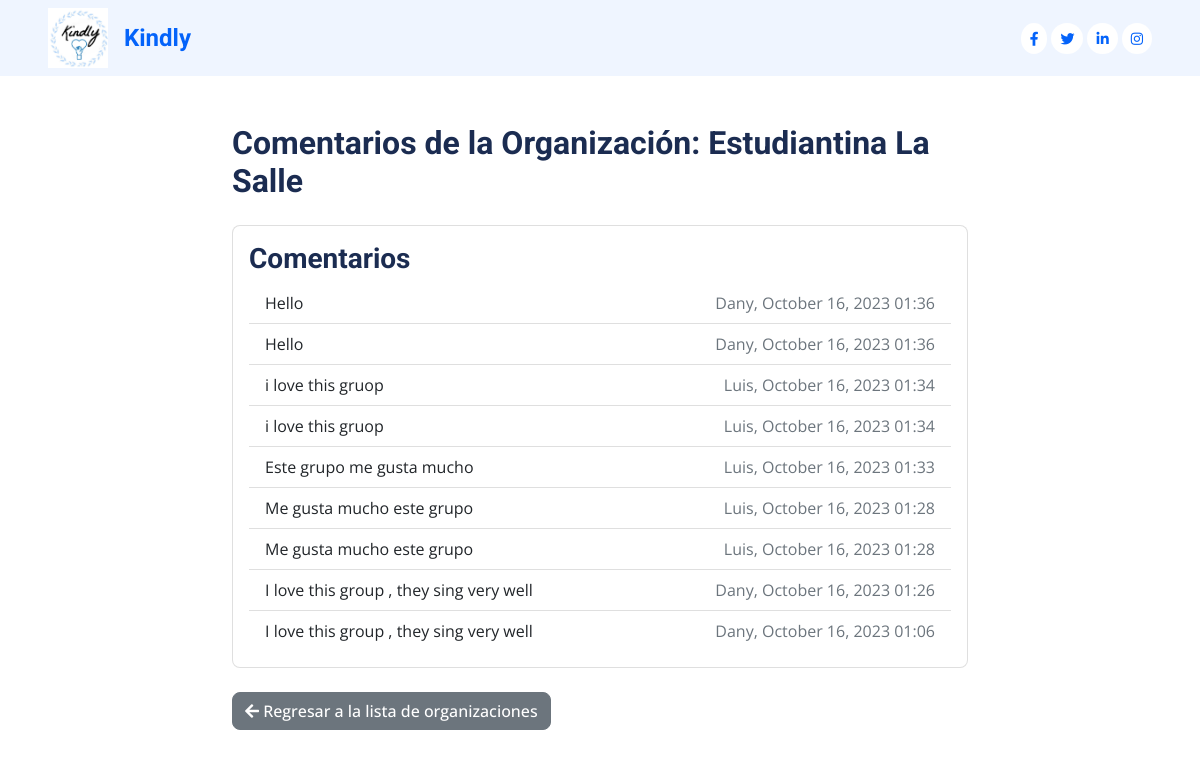
/comunidad/organization/13/comments/ (signed in), run on an earlier commit of the app's database.
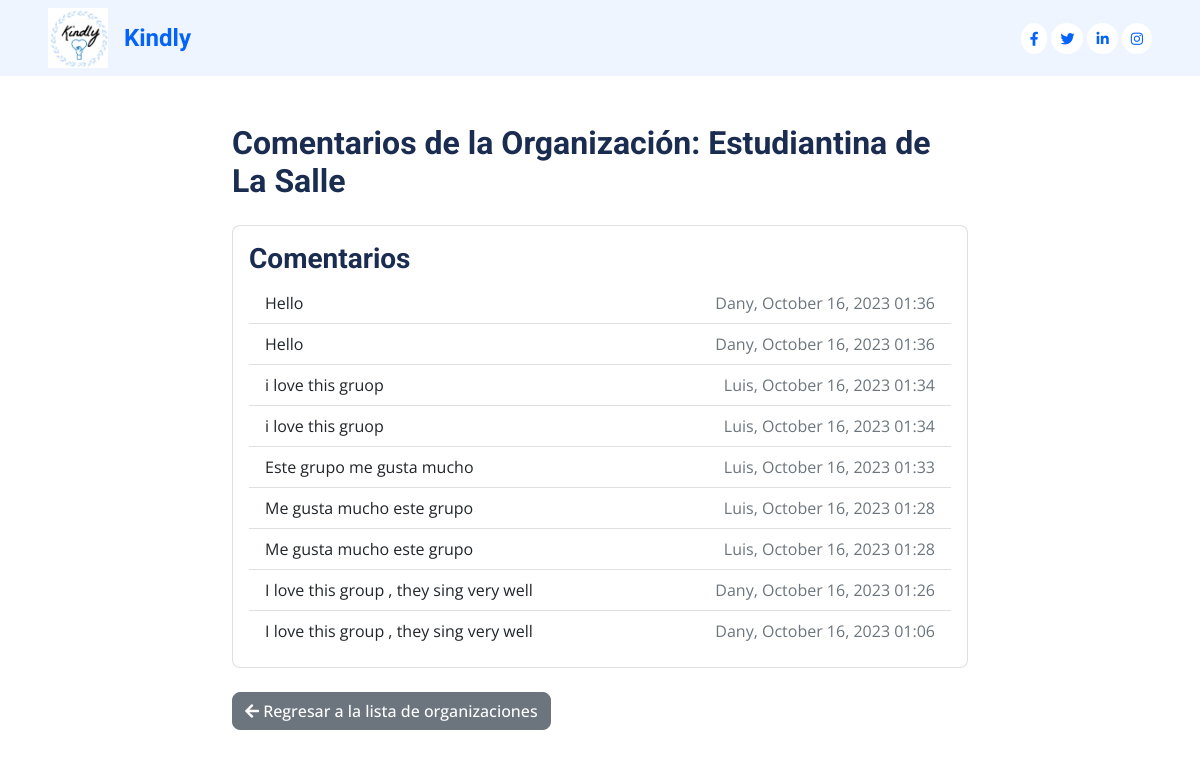
And on a later commit of the database.
### comunidad/models.py (models this page shows)
class Organization1(models.Model):
    TYPES_CHOICES = [
        ('Derechos Humanos','Derechos Humanos'),
        ('Medio Ambiente','Medio Ambiente'),
        ('Salud','Salud'),
        ('Educación','Educación'),
        ('Animales','Animales'),
        ('Cultural y Arte','Cultural y Arte'),
        ('Alivio de la Pobreza','Alivio de la Pobreza'),
        ('Derechos de los Refugiados','Derechos de los Refugiados')
    ]
    VOLUNTEER_CHOICES = [
        ('1-10', '1 a 10'),
        ('10-30', '10 a 30'),
        ('30-50', '30 a 50'),
        ('+ 50', '+ 50'),
    ]
    organization_name = models.CharField(max_length=500, validators=[RegexValidator(r'^[a-zA-Z0-9\s,.]*$', 'Ingresa un nombre válido')])
    organization_mail = models.EmailField(max_length=300, unique=True)
    organization_address = models.CharField(max_length=800)
    organization_web = models.CharField(max_length=400)
    organization_description = models.TextField(max_length=2000)
    organization_type = models.CharField(max_length=300, choices=TYPES_CHOICES)
    volunteer_count = models.CharField(max_length=10, choices=VOLUNTEER_CHOICES,null=True)
    created_date = models.DateTimeField(default=timezone.now,blank=True , null=True)
    deleted_date = models.DateTimeField(blank=True , null=True)
    user_type = models.ForeignKey(ExtendedData, on_delete=models.CASCADE)

### comunidad/views.py (the view)
# urls.py: path('organization/<int:organization_id>/comments/', views.view_comments, name='view_comments'),
@login_required
def view_comments(request, organization_id):
    organization = Organization1.objects.get(id=organization_id)
    comments = Comment.objects.filter(organization=organization).order_by('-created_date')
    context = {
        'Organitation': organization,
        'comments': comments,
    }
    return render(request, 'view_comments.html', context)

### comunidad/templates/view_comments.html (shortened to what this page needs)
{% load static %}
<!DOCTYPE html>
<html lang="en">
<head>
    <link href="https://cdnjs.cloudflare.com/ajax/libs/font-awesome/5.10.0/css/all.min.css" rel="stylesheet">
    <link href="https://cdn.jsdelivr.net/npm/bootstrap-icons@1.4.1/font/bootstrap-icons.css" rel="stylesheet">
    <link href="{% static 'lib/animate/animate.min.css' %}" rel="stylesheet">
    <link href="{% static 'lib/owlcarousel/assets/owl.carousel.min.css' %}" rel="stylesheet">
    <link href="{% static 'lib/tempusdominus/css/tempusdominus-bootstrap-4.min.css' %}" rel="stylesheet" />
    <link href="{% static 'css/bootstrap.min.css' %}" rel="stylesheet">
    <link href="{% static 'css/style.css' %}" rel="stylesheet">
</head>
    <body>
        <div class="container-fluid bg-light p-0 wow fadeIn" data-wow-delay="0.1s">
            <div class="row gx-0 d-none d-lg-flex">
                <div class="col-lg-7 px-3 px-lg-5 text-start">
                    <a href="{% url 'home' %}" class="navbar-brand d-flex align-items-center py-2 me-3">
                        <img src="{% static 'img/logo.jpg' %}" alt="Tu Logotipo" class="me-3" width="60" height="60">
                        <h4 class="m-0 text-primary">Kindly</h4>
                    </a>
                </div>
                <div class="col-lg-5 px-3 px-lg-5 text-end">
                    <div class="h-100 d-inline-flex align-items-center">
                        <a class="btn btn-sm rounded-circle bg-white text-primary me-1" href="#"><i class="fab fa-facebook-f"></i></a>
                        <a class="btn btn-sm rounded-circle bg-white text-primary me-1" href="#"><i class="fab fa-twitter"></i></a>
                        <a class="btn btn-sm rounded-circle bg-white text-primary me-1" href="#"><i class="fab fa-linkedin-in"></i></a>
                        <a class="btn btn-sm rounded-circle bg-white text-primary me-0" href="#"><i class="fab fa-instagram"></i></a>
                    </div>
                </div>
            </div>
        </div>
        <div class="container mt-5">
            <div class="row justify-content-center">
                <div class="col-md-8">
                    <h2 class="mb-4">Comentarios de la Organización: {{ Organitation.organization_name }}</h2>
                    {% if comments %}
                    <div class="card">
                        <div class="card-body">
                            <h3>Comentarios</h3>
                            <ul class="list-group list-group-flush">
                                {% for comment in comments %}
                                <li class="list-group-item">
                                    <div class="d-flex justify-content-between align-items-center">
                                        <div>
                                            {{ comment.text }}
                                        </div>
                                        <div class="text-muted">
                                            {{ comment.user.username }}, {{ comment.created_date|date:"F d, Y H:i" }}
                                        </div>
                                    </div>
                                </li>
                                {% endfor %}
                            </ul>
                        </div>
                    </div>
                    {% else %}
                    <p class="mt-4">No hay comentarios aún.</p>
                    {% endif %}
                    <div class="mt-4">
                        <a href="{% url 'ver_org' %}" class="btn btn-secondary">
                            <i class="fas fa-arrow-left mr-2"></i> Regresar a la lista de organizaciones
                        </a>
                    </div>
                </div>
            </div>
        </div>
</body>
</html>

What changed in the data, as far as the page shows it:
changed Organization1: organization_name "Estudiantina La Salle" → "Estudiantina de La Salle"
